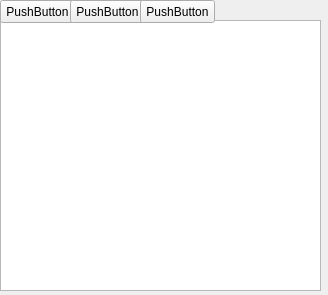
<?xml version="1.0" encoding="UTF-8"?>
<ui version="4.0">
 <class>Form</class>
 <widget class="QWidget" name="Form">
  <property name="geometry">
   <rect>
    <x>0</x>
    <y>0</y>
    <width>328</width>
    <height>295</height>
   </rect>
  </property>
  <property name="windowTitle">
   <string>Form</string>
  </property>
  <widget class="QPlainTextEdit" name="plainTextEdit">
   <property name="geometry">
    <rect>
     <x>0</x>
     <y>20</y>
     <width>321</width>
     <height>271</height>
    </rect>
   </property>
  </widget>
  <widget class="QPushButton" name="pushButton">
   <property name="geometry">
    <rect>
     <x>0</x>
     <y>0</y>
     <width>75</width>
     <height>23</height>
    </rect>
   </property>
   <property name="text">
    <string>PushButton</string>
   </property>
  </widget>
  <widget class="QPushButton" name="pushButton_2">
   <property name="geometry">
    <rect>
     <x>70</x>
     <y>0</y>
     <width>75</width>
     <height>23</height>
    </rect>
   </property>
   <property name="text">
    <string>PushButton</string>
   </property>
  </widget>
  <widget class="QPushButton" name="pushButton_3">
   <property name="geometry">
    <rect>
     <x>140</x>
     <y>0</y>
     <width>75</width>
     <height>23</height>
    </rect>
   </property>
   <property name="text">
    <string>PushButton</string>
   </property>
  </widget>
 </widget>
 <resources/>
 <connections/>
</ui>
